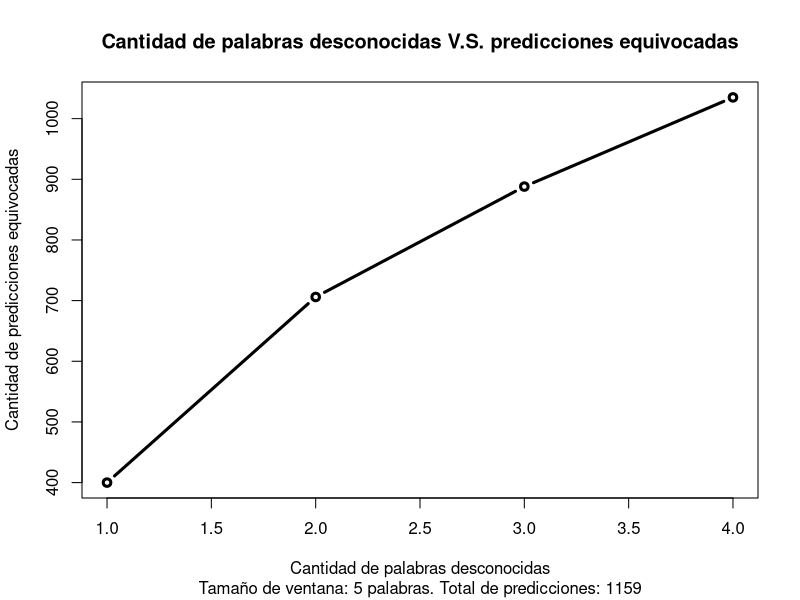
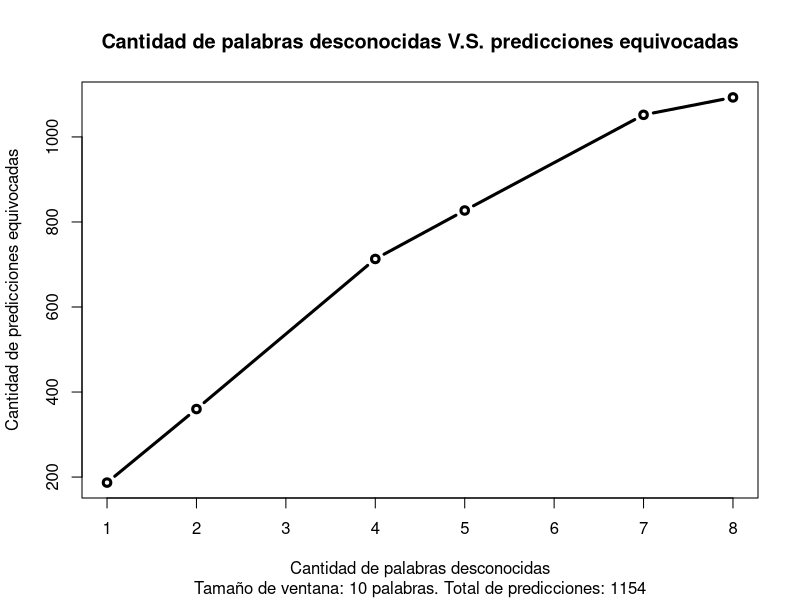
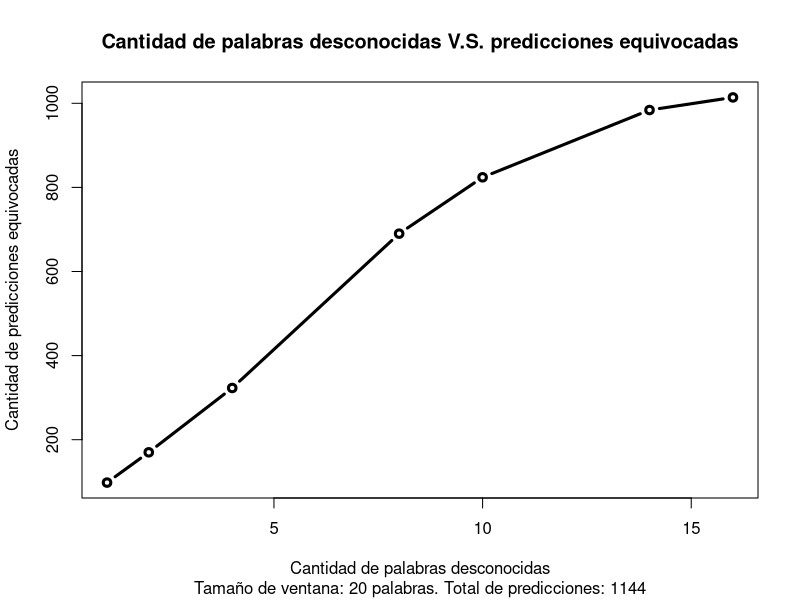
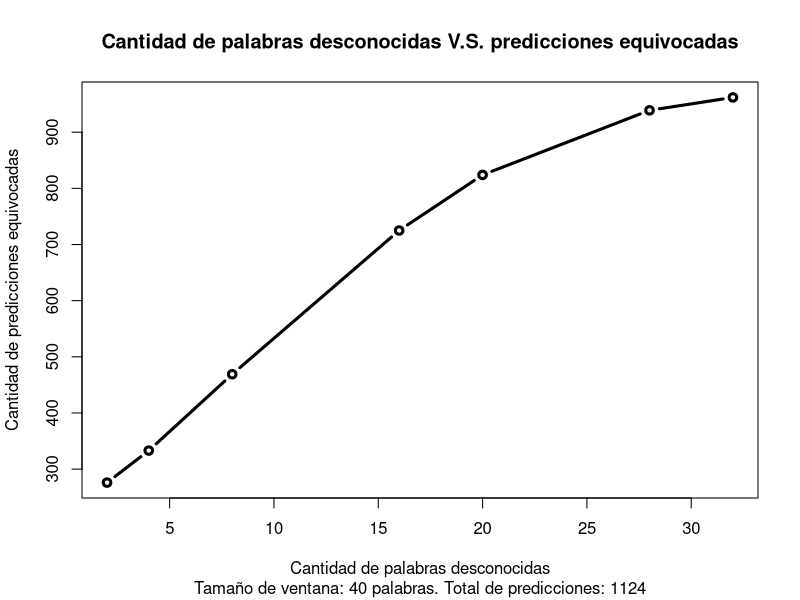
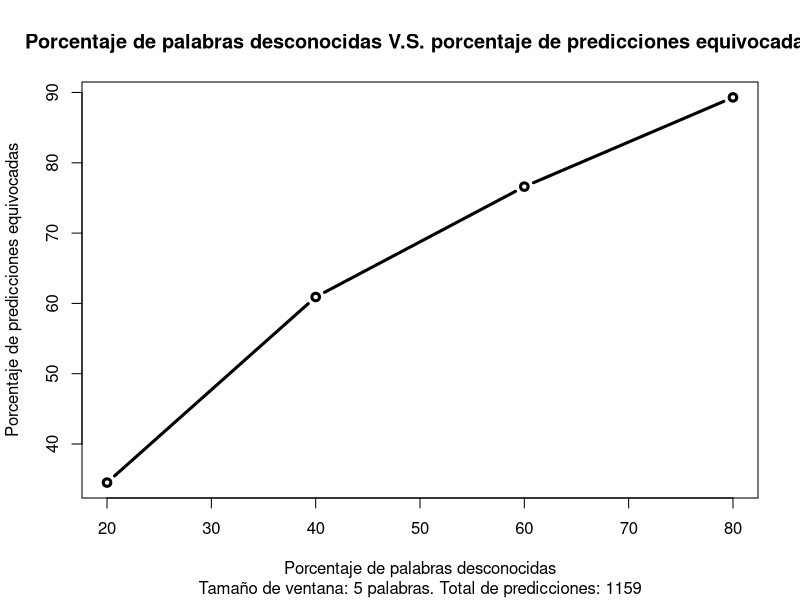
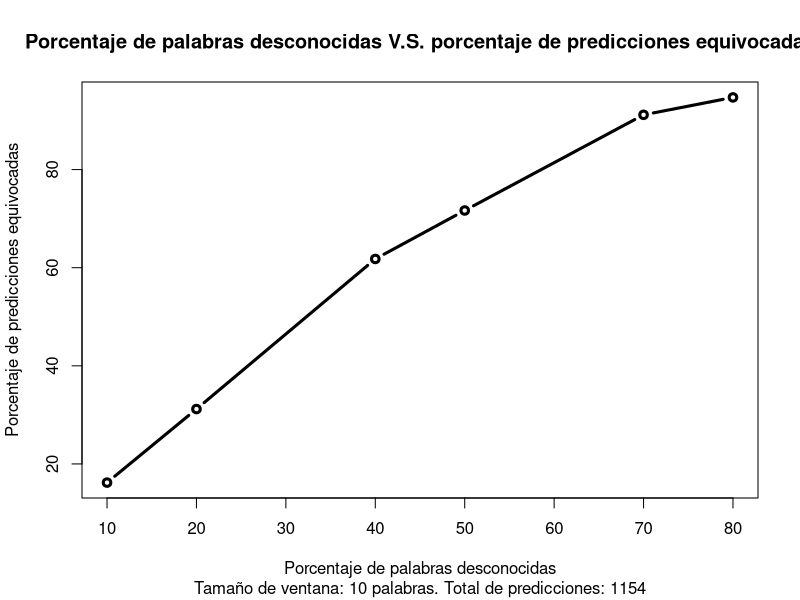
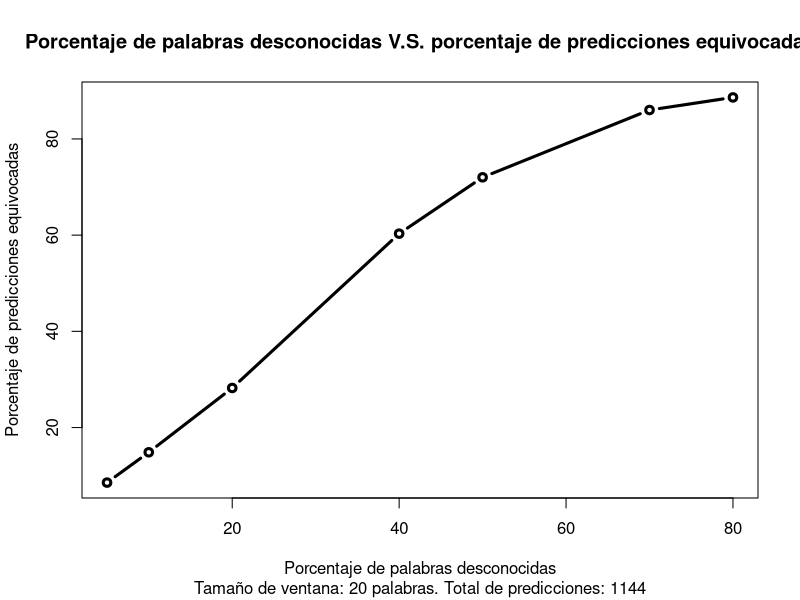
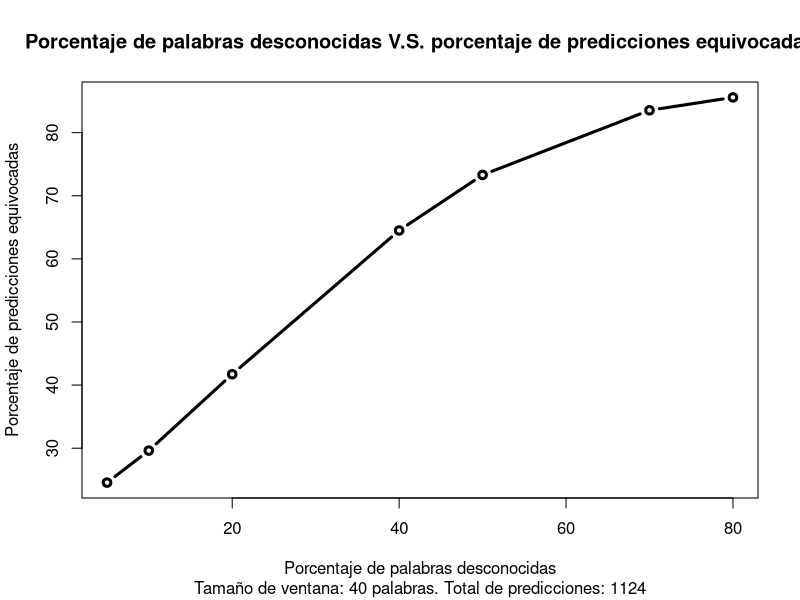

R code for these plots, in order:
# 5 Window
window5x <- c(1, 2, 3, 4)
window5y <- c(400, 706, 888, 1035)

plot(
  window5x,
  window5y,
  type = 'b',
  lty = 1,
  lwd = 3,
  main = "Cantidad de palabras desconocidas V.S. predicciones equivocadas",
  sub = "Tamaño de ventana: 5 palabras. Total de predicciones: 1159",
  xlab = "Cantidad de palabras desconocidas",
  ylab = "Cantidad de predicciones equivocadas"
)

# 10 Window
window10x <- c(1, 2, 4, 5, 7, 8)
window10y <- c(187, 360, 713, 827, 1052, 1093)

plot(
  window10x,
  window10y,
  type = 'b',
  lty = 1,
  lwd = 3,
  main = "Cantidad de palabras desconocidas V.S. predicciones equivocadas",
  sub = "Tamaño de ventana: 10 palabras. Total de predicciones: 1154",
  xlab = "Cantidad de palabras desconocidas",
  ylab = "Cantidad de predicciones equivocadas"
)

# 20 Window
window20x <- c(1, 2, 4, 8, 10, 14, 16)
window20y <- c(98, 170, 323, 690, 824, 984, 1014)

plot(
  window20x,
  window20y,
  type = 'b',
  lty = 1,
  lwd = 3,
  main = "Cantidad de palabras desconocidas V.S. predicciones equivocadas",
  sub = "Tamaño de ventana: 20 palabras. Total de predicciones: 1144",
  xlab = "Cantidad de palabras desconocidas",
  ylab = "Cantidad de predicciones equivocadas"
)

# 40 Window
window50x <- c(2, 4, 8, 16, 20, 28, 32)
window50y <- c(276, 333, 469, 725, 824, 939, 962)

plot(
  window50x,
  window50y,
  type = 'b',
  lty = 1,
  lwd = 3,
  main = "Cantidad de palabras desconocidas V.S. predicciones equivocadas",
  sub = "Tamaño de ventana: 40 palabras. Total de predicciones: 1124",
  xlab = "Cantidad de palabras desconocidas",
  ylab = "Cantidad de predicciones equivocadas"
)


#
# Porcentajes
#

# 5 Window
window5xp <- c(20, 40, 60, 80)
window5yp <- c(34.51, 60.91, 76.61, 89.30)

plot(
  window5xp,
  window5yp,
  type = 'b',
  lty = 1,
  lwd = 3,
  main = "Porcentaje de palabras desconocidas V.S. porcentaje de predicciones equivocadas",
  sub = "Tamaño de ventana: 5 palabras. Total de predicciones: 1159",
  xlab = "Porcentaje de palabras desconocidas",
  ylab = "Porcentaje de predicciones equivocadas"
)

# 10 Window
window10xp <- c(10, 20, 40, 50, 70, 80)
window10yp <- c(16.20, 31.19, 61.78, 71.66, 91.16, 94.71)

plot(
  window10xp,
  window10yp,
  type = 'b',
  lty = 1,
  lwd = 3,
  main = "Porcentaje de palabras desconocidas V.S. porcentaje de predicciones equivocadas",
  sub = "Tamaño de ventana: 10 palabras. Total de predicciones: 1154",
  xlab = "Porcentaje de palabras desconocidas",
  ylab = "Porcentaje de predicciones equivocadas"
)

# 20 Window
window20xp <- c(5, 10, 20, 40, 50, 70, 80)
window20yp <- c(8.56, 14.86, 28.23, 60.31, 72.02, 86.01, 88.63)

plot(
  window20xp,
  window20yp,
  type = 'b',
  lty = 1,
  lwd = 3,
  main = "Porcentaje de palabras desconocidas V.S. porcentaje de predicciones equivocadas",
  sub = "Tamaño de ventana: 20 palabras. Total de predicciones: 1144",
  xlab = "Porcentaje de palabras desconocidas",
  ylab = "Porcentaje de predicciones equivocadas"
)

# 40 Window
window40xp <- c(5, 10, 20, 40, 50, 70, 80)
window40yp <- c(24.55, 29.62, 41.72, 64.50, 73.30, 83.54, 85.58)

plot(
  window40xp,
  window40yp,
  type = 'b',
  lty = 1,
  lwd = 3,
  main = "Porcentaje de palabras desconocidas V.S. porcentaje de predicciones equivocadas",
  sub = "Tamaño de ventana: 40 palabras. Total de predicciones: 1124",
  xlab = "Porcentaje de palabras desconocidas",
  ylab = "Porcentaje de predicciones equivocadas"
)


